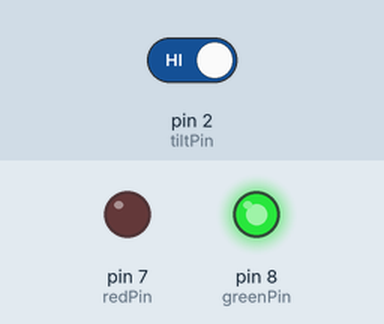
This sketch was run on a simulated Arduino Uno, built with avr-gcc and run on an emulated ATmega328P. On the bench: output pins drawn as LEDs (lit = HIGH). The inputs (shaded band) are chosen by the test bench; at power-on: pin 2 (tiltPin) HIGH. What the sketch prints to the serial monitor is not drawn.

Above: at 1.2 s.
1.3 s: pin 2 (tiltPin) driven LOW
At 2.5 s:
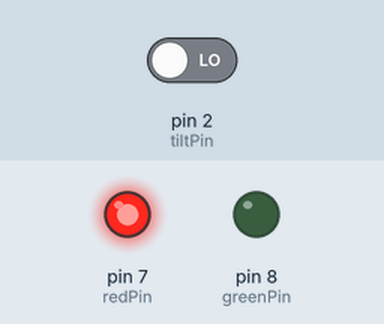
2.8 s: pin 2 (tiltPin) driven HIGH
At 3.9 s:
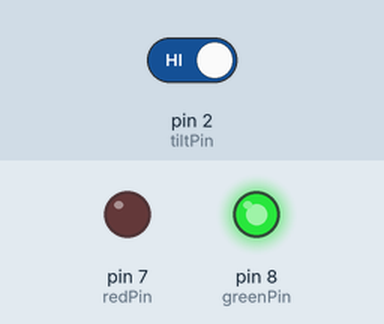
Timing chart, 0 to 5.8 s (numbered marks = the images above; inputs shaded):
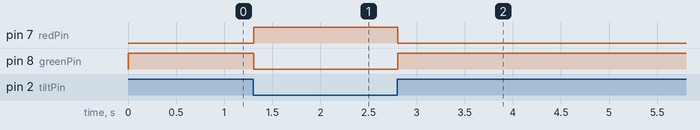

The sketch:

P22.ino
```cpp
int tiltPin=2;
int tiltVal;
int redPin=7;
int greenPin=8;


void setup() {
  // put your setup code here, to run once:
pinMode(tiltPin,INPUT);
digitalWrite(tiltPin,HIGH);
pinMode(redPin,OUTPUT);
pinMode(greenPin,OUTPUT);
Serial.begin(9600);

}

void loop() {
  // put your main code here, to run repeatedly:
tiltVal=digitalRead(tiltPin);
Serial.println(tiltVal);
delay(0);
if(tiltVal==0){
 digitalWrite(redPin,HIGH);
 digitalWrite(greenPin,LOW);


}
if(tiltVal==1){
 digitalWrite(redPin,LOW);
 digitalWrite(greenPin,HIGH);


}
}
```

Measured:
- after the input at 1.3 s, pin 7 (redPin): LOW → HIGH at once; pin 8 (greenPin): HIGH → LOW at once
- after the input at 2.8 s, pin 7 (redPin): HIGH → LOW at once; pin 8 (greenPin): LOW → HIGH at once
